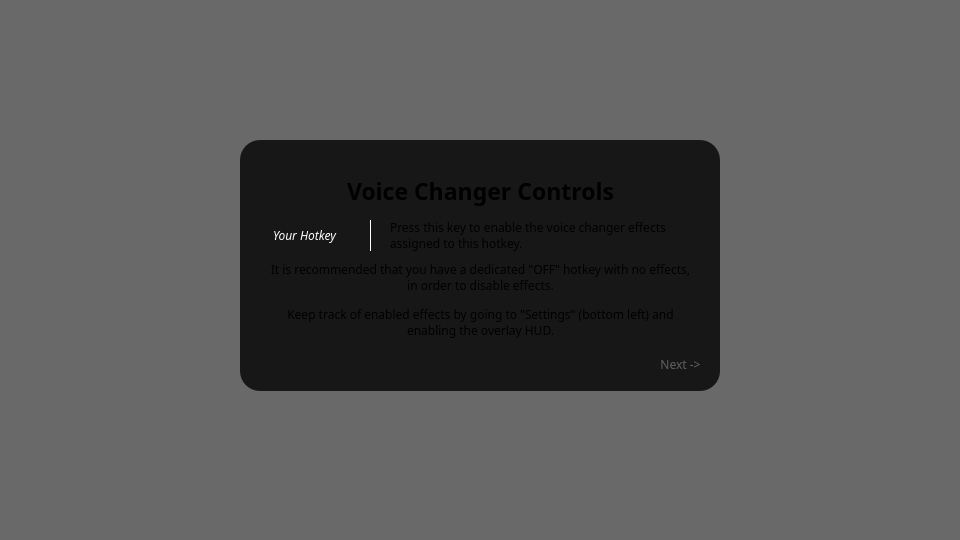
  <widget class="QGroupBox" name="slide_11">
   <property name="geometry">
    <rect>
     <x>0</x>
     <y>540</y>
     <width>960</width>
     <height>540</height>
    </rect>
   </property>
   <property name="styleSheet">
    <string notr="true">border: 0px;
background: transparent;</string>
   </property>
   <property name="title">
    <string/>
   </property>
   <widget class="QGroupBox" name="groupBox_16">
    <property name="geometry">
     <rect>
      <x>240</x>
      <y>140</y>
      <width>480</width>
      <height>251</height>
     </rect>
    </property>
    <property name="styleSheet">
     <string notr="true">QGroupBox {
	background: rgba(0, 0, 0, 200);
	border-radius: 20px;
}</string>
    </property>
    <property name="title">
     <string/>
    </property>
    <widget class="QLabel" name="label_41">
     <property name="geometry">
      <rect>
       <x>0</x>
       <y>30</y>
       <width>481</width>
       <height>41</height>
      </rect>
     </property>
     <property name="font">
      <font>
       <family>Cascadia Code</family>
       <pointsize>17</pointsize>
       <bold>true</bold>
      </font>
     </property>
     <property name="text">
      <string>Voice Changer Controls</string>
     </property>
     <property name="alignment">
      <set>Qt::AlignCenter</set>
     </property>
     <property name="wordWrap">
      <bool>true</bool>
     </property>
     <property name="margin">
      <number>0</number>
     </property>
    </widget>
    <widget class="QLabel" name="label_42">
     <property name="geometry">
      <rect>
       <x>30</x>
       <y>80</y>
       <width>101</width>
       <height>31</height>
      </rect>
     </property>
     <property name="font">
      <font>
       <family>Cascadia Code</family>
       <pointsize>9</pointsize>
       <bold>false</bold>
      </font>
     </property>
     <property name="styleSheet">
      <string notr="true">border-right: 1px solid #FFFFFF;</string>
     </property>
     <property name="text">
      <string>&lt;html&gt;&lt;head/&gt;&lt;body&gt;&lt;p&gt;&lt;span style=&quot; font-style:italic; color:#ffffff;&quot;&gt;Your Hotkey&lt;/span&gt;&lt;/p&gt;&lt;/body&gt;&lt;/html&gt;</string>
     </property>
     <property name="alignment">
      <set>Qt::AlignLeading|Qt::AlignLeft|Qt::AlignVCenter</set>
     </property>
     <property name="wordWrap">
      <bool>true</bool>
     </property>
    </widget>
    <widget class="QPushButton" name="next_15">
     <property name="geometry">
      <rect>
       <x>410</x>
       <y>210</y>
       <width>61</width>
       <height>29</height>
      </rect>
     </property>
     <property name="font">
      <font>
       <family>Cascadia Code</family>
      </font>
     </property>
     <property name="styleSheet">
      <string notr="true">QPushButton {
background: transparent;
border: 0px;
color: #606060;
}

QPushButton:hover {
color: #B0B0B0;
}

QPushButton:pressed {
color: #E0E0E0;
}</string>
     </property>
     <property name="text">
      <string>Next -&gt;</string>
     </property>
    </widget>
    <widget class="QLabel" name="label_43">
     <property name="geometry">
      <rect>
       <x>150</x>
       <y>60</y>
       <width>301</width>
       <height>71</height>
      </rect>
     </property>
     <property name="font">
      <font>
       <family>Cascadia Code</family>
       <pointsize>9</pointsize>
       <bold>false</bold>
      </font>
     </property>
     <property name="text">
      <string>&lt;html&gt;&lt;head/&gt;&lt;body&gt;&lt;p&gt;Press this key to enable the voice changer effects assigned to this hotkey.&lt;/p&gt;&lt;/body&gt;&lt;/html&gt;</string>
     </property>
     <property name="alignment">
      <set>Qt::AlignLeading|Qt::AlignLeft|Qt::AlignVCenter</set>
     </property>
     <property name="wordWrap">
      <bool>true</bool>
     </property>
    </widget>
    <widget class="QLabel" name="label_44">
     <property name="geometry">
      <rect>
       <x>30</x>
       <y>120</y>
       <width>421</width>
       <height>81</height>
      </rect>
     </property>
     <property name="font">
      <font>
       <family>Cascadia Code</family>
       <pointsize>9</pointsize>
       <bold>false</bold>
      </font>
     </property>
     <property name="text">
      <string>&lt;html&gt;&lt;head/&gt;&lt;body&gt;&lt;p align=&quot;center&quot;&gt;It is recommended that you have a dedicated &amp;quot;OFF&amp;quot; hotkey with no effects, in order to disable effects.&lt;/p&gt;&lt;p align=&quot;center&quot;&gt;Keep track of enabled effects by going to &amp;quot;Settings&amp;quot; (bottom left) and enabling the overlay HUD.&lt;/p&gt;&lt;/body&gt;&lt;/html&gt;</string>
     </property>
     <property name="alignment">
      <set>Qt::AlignLeading|Qt::AlignLeft|Qt::AlignVCenter</set>
     </property>
     <property name="wordWrap">
      <bool>true</bool>
     </property>
    </widget>
   </widget>
   <widget class="QWidget" name="widget_48" native="true">
    <property name="geometry">
     <rect>
      <x>0</x>
      <y>0</y>
      <width>961</width>
      <height>541</height>
     </rect>
    </property>
    <property name="styleSheet">
     <string notr="true">background: rgba(0, 0, 0, 150);</string>
    </property>
   </widget>
   <zorder>widget_48</zorder>
   <zorder>groupBox_16</zorder>
  </widget>
